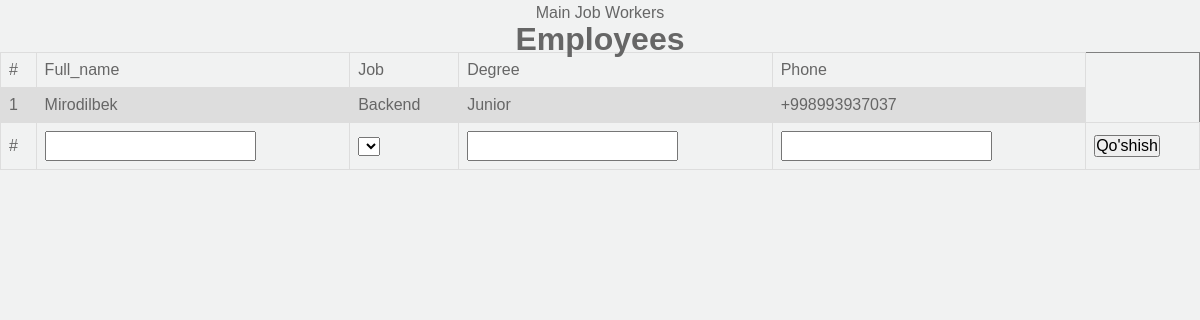
The page /filter/?job=3 on the database as committed earlier.
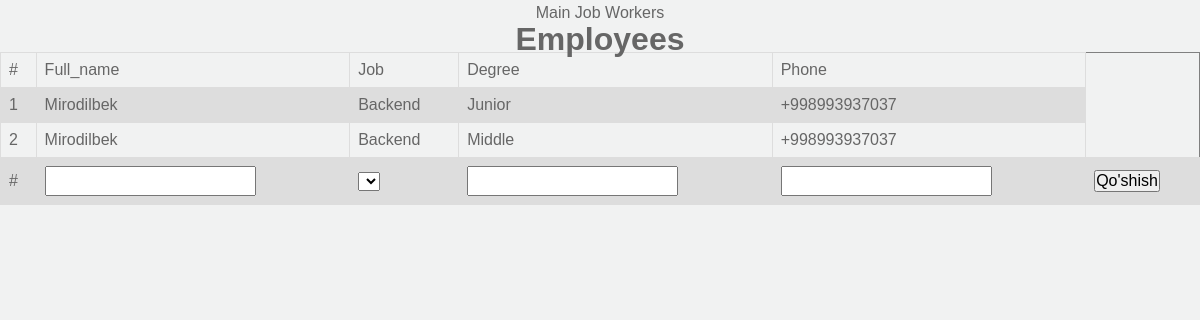
The same page on the database as committed later.
### main/models.py (models this page shows, shortened)
class Employee1(models.Model):
    STATUS=(
        ("Junior","Junior"),
        ("Middle","Middle"),
        ("Senior","Senior"),
        ("TeamLead","TeamLead"),
    )
    job=models.ForeignKey(Jobs,on_delete=models.CASCADE,null=True,blank=True, related_name="second_first")
    full_name = models.CharField(max_length=100)
    degree = models.CharField(choices = STATUS,max_length=100,default='Junior')
    phone= models.CharField(max_length=13)

class Jobs(models.Model):
    name=models.CharField(max_length=100)

### main/views.py (the view)
# urls.py: path('filter/',Filter),
def Filter(request):
    job = request.GET['job']
    employee = Employee1.objects.filter(job_id=job)
    context = {
        'employee':employee,
        'works':Jobs.objects.all(),
    }
    return render(request, 'employee.html', context)

### template/employee.html (shortened to what this page needs)
{% load static %}
<html>
<link rel="stylesheet" href="{%static 'style.css'%}">
<center>
    <a href="/">Main</a>
    <a href="/job/">Job</a>
    <a href="/employee/">Workers</a>
    <h1>Employees</h1>
</center>
<table border="1px solid coral" width='100%'>
    <tr>
        <td>#</td>
        <td>Full_name</td>
        <td>Job</td>
        <td>Degree</td>
        <td>Phone</td>
        </tr>
    {% for i in employee %}
    <tr>
        <td>{{forloop.counter}}</td>
        <td>{{i.full_name}}</td>
        <td>{{i.job.name}}</td>
        <td>{{i.degree}}</td>
        <td>{{i.phone}}</td>
    </tr>
    {% endfor %}
    <form action="/add-worker1/" method="post">
        <tr>
            <td>#</td>
            <td><input type="text" name="full_name"></td>
            <td>
                <select name="job" id="">
                </select>
            </td>
            <td><input type="text" name="degree"></td>
            <td><input type="text" name="phone"></td>
            <td><input type="submit" value="Qo'shish"></td>
        </tr>
    </form>
</table>
</html>

Rows that differ between the two databases and show on the page:
now on this page (row edited): Employee1: full_name "Mirodilbek", job.name "Backend", degree "Middle", phone "+998993937037"
